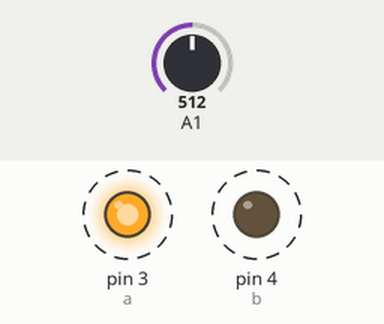
Bench run of a sketch on a simulated Arduino Uno, built with avr-gcc and run on an emulated ATmega328P. Shown: output pins drawn as LEDs (lit = HIGH). Dashed ring = blinking. The inputs (shaded band) are chosen by the test bench; at power-on: A1 = 512.

Above: at 0.12 s.
Timing chart, 0 to 3.0 s (numbered marks = the images above):
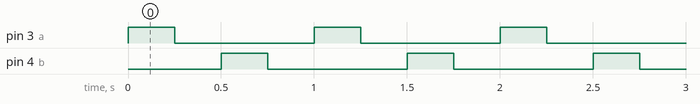

The sketch:

test1.ino
```cpp
int a=3;
int b=4;

void setup() {
pinMode(A1,INPUT);
pinMode(a,OUTPUT);
pinMode(b, OUTPUT);

//add new line
}
//pujicobacoba
//semangat arin

void loop() {
  int data = analogRead(A1);
  digitalWrite(a,1);
  delay(250);
  digitalWrite(a,0);
  delay(250);

  digitalWrite(b,1);
  delay(250);
  digitalWrite(b,0);
  delay(250);
}
```

Measured:
- by itself, pin 3 (a), pin 4 (b): alternates HIGH for 0.25 s and LOW for 0.75 s
- by itself, everything shown: repeats every 1.0 s, in 4 steps
